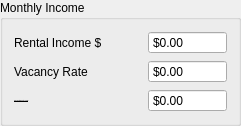
            <widget class="QGroupBox" name="groupBox_monthlyIncomeOp">
             <property name="styleSheet">
              <string notr="true"/>
             </property>
             <property name="title">
              <string>Monthly Income</string>
             </property>
             <layout class="QGridLayout" name="gridLayout_12">
              <item row="0" column="0">
               <layout class="QHBoxLayout" name="horizontalLayout_59">
                <item>
                 <widget class="QLabel" name="label_60">
                  <property name="sizePolicy">
                   <sizepolicy hsizetype="MinimumExpanding" vsizetype="Preferred">
                    <horstretch>0</horstretch>
                    <verstretch>0</verstretch>
                   </sizepolicy>
                  </property>
                  <property name="text">
                   <string>Rental Income $</string>
                  </property>
                 </widget>
                </item>
                <item>
                 <spacer name="horizontalSpacer_58">
                  <property name="orientation">
                   <enum>Qt::Orientation::Horizontal</enum>
                  </property>
                  <property name="sizeHint" stdset="0">
                   <size>
                    <width>40</width>
                    <height>20</height>
                   </size>
                  </property>
                 </spacer>
                </item>
                <item>
                 <widget class="QDoubleSpinBox" name="doubleSpinBox_rentalIncomeOp">
                  <property name="toolTip">
                   <string>Please fill Rental Income Type, Total Current Rents and Total Proforma Rents</string>
                  </property>
                  <property name="readOnly">
                   <bool>true</bool>
                  </property>
                  <property name="buttonSymbols">
                   <enum>QAbstractSpinBox::ButtonSymbols::NoButtons</enum>
                  </property>
                  <property name="prefix">
                   <string>$</string>
                  </property>
                  <property name="minimum">
                   <double>-100000000.000000000000000</double>
                  </property>
                  <property name="maximum">
                   <double>9999999999.989999771118164</double>
                  </property>
                 </widget>
                </item>
               </layout>
              </item>
              <item row="1" column="0">
               <layout class="QHBoxLayout" name="horizontalLayout_60">
                <item>
                 <widget class="QLabel" name="label_61">
                  <property name="sizePolicy">
                   <sizepolicy hsizetype="MinimumExpanding" vsizetype="Preferred">
                    <horstretch>0</horstretch>
                    <verstretch>0</verstretch>
                   </sizepolicy>
                  </property>
                  <property name="text">
                   <string>Vacancy Rate</string>
                  </property>
                 </widget>
                </item>
                <item>
                 <spacer name="horizontalSpacer_59">
                  <property name="orientation">
                   <enum>Qt::Orientation::Horizontal</enum>
                  </property>
                  <property name="sizeHint" stdset="0">
                   <size>
                    <width>40</width>
                    <height>20</height>
                   </size>
                  </property>
                 </spacer>
                </item>
                <item>
                 <widget class="QDoubleSpinBox" name="doubleSpinBox_vacancyRateOp">
                  <property name="toolTip">
                   <string>Please fill Rental Income, Vacancy Rate in %</string>
                  </property>
                  <property name="readOnly">
                   <bool>true</bool>
                  </property>
                  <property name="buttonSymbols">
                   <enum>QAbstractSpinBox::ButtonSymbols::NoButtons</enum>
                  </property>
                  <property name="prefix">
                   <string>$</string>
                  </property>
                  <property name="minimum">
                   <double>-100000000.000000000000000</double>
                  </property>
                  <property name="maximum">
                   <double>9999999999.989999771118164</double>
                  </property>
                 </widget>
                </item>
               </layout>
              </item>
              <item row="2" column="0">
               <layout class="QHBoxLayout" name="horizontalLayout_61">
                <item>
                 <widget class="QLabel" name="label_62">
                  <property name="sizePolicy">
                   <sizepolicy hsizetype="MinimumExpanding" vsizetype="Preferred">
                    <horstretch>0</horstretch>
                    <verstretch>0</verstretch>
                   </sizepolicy>
                  </property>
                  <property name="font">
                   <font>
                    <pointsize>-1</pointsize>
                    <underline>true</underline>
                   </font>
                  </property>
                  <property name="text">
                   <string>Gross Operating Monthly Income</string>
                  </property>
                 </widget>
                </item>
                <item>
                 <spacer name="horizontalSpacer_60">
                  <property name="orientation">
                   <enum>Qt::Orientation::Horizontal</enum>
                  </property>
                  <property name="sizeHint" stdset="0">
                   <size>
                    <width>40</width>
                    <height>20</height>
                   </size>
                  </property>
                 </spacer>
                </item>
                <item>
                 <widget class="QDoubleSpinBox" name="doubleSpinBox_gOMIOp">
                  <property name="toolTip">
                   <string>Please fill Rental Income, Other Income, Vacancy Rate</string>
                  </property>
                  <property name="readOnly">
                   <bool>true</bool>
                  </property>
                  <property name="buttonSymbols">
                   <enum>QAbstractSpinBox::ButtonSymbols::NoButtons</enum>
                  </property>
                  <property name="prefix">
                   <string>$</string>
                  </property>
                  <property name="minimum">
                   <double>-100000000.000000000000000</double>
                  </property>
                  <property name="maximum">
                   <double>9999999999.989999771118164</double>
                  </property>
                 </widget>
                </item>
               </layout>
              </item>
             </layout>
            </widget>
